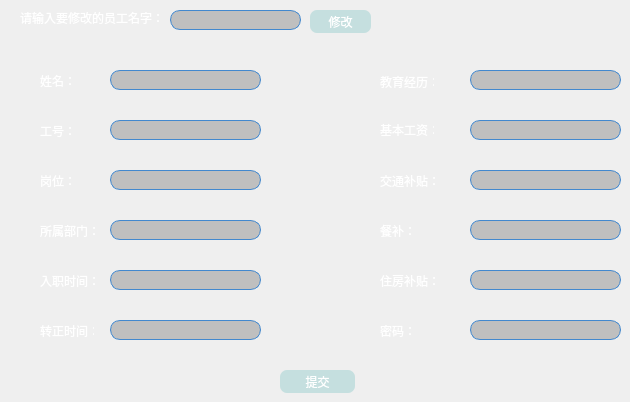
          <widget class="QWidget" name="pb_change_employee_info">
           <widget class="QLineEdit" name="le_choose_employee_name">
            <property name="geometry">
             <rect>
              <x>170</x>
              <y>10</y>
              <width>131</width>
              <height>20</height>
             </rect>
            </property>
            <property name="styleSheet">
             <string notr="true">border-radius: 10px;
border: 1px solid #4288CE;
background:rgba(0,0,0,0.2);
color:#fff;
border-image:none;</string>
            </property>
           </widget>
           <widget class="QLabel" name="lb_info">
            <property name="geometry">
             <rect>
              <x>20</x>
              <y>10</y>
              <width>141</width>
              <height>16</height>
             </rect>
            </property>
            <property name="styleSheet">
             <string notr="true">text-align:center;
color:#fff;
border-image: none;</string>
            </property>
            <property name="text">
             <string>请输入要修改的员工名字：</string>
            </property>
           </widget>
           <widget class="QPushButton" name="pb_choose_is_change">
            <property name="geometry">
             <rect>
              <x>310</x>
              <y>10</y>
              <width>61</width>
              <height>23</height>
             </rect>
            </property>
            <property name="styleSheet">
             <string notr="true">background: rgba(154, 207, 206,0.5);
color: rgb(255, 255, 255);
border:none;
border-radius:7px;
cursor:pointer;
border-image:none;</string>
            </property>
            <property name="text">
             <string>修改</string>
            </property>
           </widget>
           <widget class="QLabel" name="lb_name">
            <property name="geometry">
             <rect>
              <x>40</x>
              <y>70</y>
              <width>61</width>
              <height>21</height>
             </rect>
            </property>
            <property name="styleSheet">
             <string notr="true">text-align:center;
color:#fff;
border-image: none;</string>
            </property>
            <property name="text">
             <string>姓名：</string>
            </property>
           </widget>
           <widget class="QLabel" name="lb_job_id">
            <property name="geometry">
             <rect>
              <x>40</x>
              <y>120</y>
              <width>54</width>
              <height>21</height>
             </rect>
            </property>
            <property name="styleSheet">
             <string notr="true">text-align:center;
color:#fff;
border-image: none;</string>
            </property>
            <property name="text">
             <string>工号：</string>
            </property>
           </widget>
           <widget class="QLabel" name="lb_post">
            <property name="geometry">
             <rect>
              <x>40</x>
              <y>170</y>
              <width>54</width>
              <height>21</height>
             </rect>
            </property>
            <property name="styleSheet">
             <string notr="true">text-align:center;
color:#fff;
border-image: none;</string>
            </property>
            <property name="text">
             <string>岗位：</string>
            </property>
           </widget>
           <widget class="QLabel" name="lb_department">
            <property name="geometry">
             <rect>
              <x>40</x>
              <y>220</y>
              <width>61</width>
              <height>21</height>
             </rect>
            </property>
            <property name="styleSheet">
             <string notr="true">text-align:center;
color:#fff;
border-image: none;</string>
            </property>
            <property name="text">
             <string>所属部门：</string>
            </property>
           </widget>
           <widget class="QLabel" name="lb_entry_time">
            <property name="geometry">
             <rect>
              <x>40</x>
              <y>270</y>
              <width>61</width>
              <height>21</height>
             </rect>
            </property>
            <property name="styleSheet">
             <string notr="true">text-align:center;
color:#fff;
border-image: none;</string>
            </property>
            <property name="text">
             <string>入职时间：</string>
            </property>
           </widget>
           <widget class="QLabel" name="lb_turn_time">
            <property name="geometry">
             <rect>
              <x>40</x>
              <y>320</y>
              <width>54</width>
              <height>21</height>
             </rect>
            </property>
            <property name="styleSheet">
             <string notr="true">text-align:center;
color:#fff;
border-image: none;</string>
            </property>
            <property name="text">
             <string>转正时间：</string>
            </property>
           </widget>
           <widget class="QLabel" name="lb_education">
            <property name="geometry">
             <rect>
              <x>380</x>
              <y>72</y>
              <width>54</width>
              <height>20</height>
             </rect>
            </property>
            <property name="styleSheet">
             <string notr="true">text-align:center;
color:#fff;
border-image: none;</string>
            </property>
            <property name="text">
             <string>教育经历：</string>
            </property>
           </widget>
           <widget class="QLabel" name="lb_basic_wage">
            <property name="geometry">
             <rect>
              <x>380</x>
              <y>120</y>
              <width>54</width>
              <height>20</height>
             </rect>
            </property>
            <property name="styleSheet">
             <string notr="true">text-align:center;
color:#fff;
border-image: none;</string>
            </property>
            <property name="text">
             <string>基本工资：</string>
            </property>
           </widget>
           <widget class="QLabel" name="lb_trasport">
            <property name="geometry">
             <rect>
              <x>380</x>
              <y>170</y>
              <width>61</width>
              <height>21</height>
             </rect>
            </property>
            <property name="styleSheet">
             <string notr="true">text-align:center;
color:#fff;
border-image: none;</string>
            </property>
            <property name="text">
             <string>交通补贴：</string>
            </property>
           </widget>
           <widget class="QLabel" name="lb_food">
            <property name="geometry">
             <rect>
              <x>380</x>
              <y>220</y>
              <width>61</width>
              <height>21</height>
             </rect>
            </property>
            <property name="styleSheet">
             <string notr="true">text-align:center;
color:#fff;
border-image: none;</string>
            </property>
            <property name="text">
             <string>餐补：</string>
            </property>
           </widget>
           <widget class="QLabel" name="lb_house">
            <property name="geometry">
             <rect>
              <x>380</x>
              <y>270</y>
              <width>61</width>
              <height>21</height>
             </rect>
            </property>
            <property name="styleSheet">
             <string notr="true">text-align:center;
color:#fff;
border-image: none;</string>
            </property>
            <property name="text">
             <string>住房补贴：</string>
            </property>
           </widget>
           <widget class="QLabel" name="lb_pwd">
            <property name="geometry">
             <rect>
              <x>380</x>
              <y>320</y>
              <width>61</width>
              <height>21</height>
             </rect>
            </property>
            <property name="styleSheet">
             <string notr="true">text-align:center;
color:#fff;
border-image: none;</string>
            </property>
            <property name="text">
             <string>密码：</string>
            </property>
           </widget>
           <widget class="QLineEdit" name="le_name">
            <property name="geometry">
             <rect>
              <x>110</x>
              <y>70</y>
              <width>151</width>
              <height>20</height>
             </rect>
            </property>
            <property name="styleSheet">
             <string notr="true">border-radius: 10px;
border: 1px solid #4288CE;
background:rgba(0,0,0,0.2);
color:#fff;
border-image:none;</string>
            </property>
           </widget>
           <widget class="QLineEdit" name="le_job_id">
            <property name="geometry">
             <rect>
              <x>110</x>
              <y>120</y>
              <width>151</width>
              <height>20</height>
             </rect>
            </property>
            <property name="styleSheet">
             <string notr="true">border-radius: 10px;
border: 1px solid #4288CE;
background:rgba(0,0,0,0.2);
color:#fff;
border-image:none;</string>
            </property>
           </widget>
           <widget class="QLineEdit" name="le_post">
            <property name="geometry">
             <rect>
              <x>110</x>
              <y>170</y>
              <width>151</width>
              <height>20</height>
             </rect>
            </property>
            <property name="styleSheet">
             <string notr="true">border-radius: 10px;
border: 1px solid #4288CE;
background:rgba(0,0,0,0.2);
color:#fff;
border-image:none;</string>
            </property>
           </widget>
           <widget class="QLineEdit" name="le_department">
            <property name="geometry">
             <rect>
              <x>110</x>
              <y>220</y>
              <width>151</width>
              <height>20</height>
             </rect>
            </property>
            <property name="styleSheet">
             <string notr="true">border-radius: 10px;
border: 1px solid #4288CE;
background:rgba(0,0,0,0.2);
color:#fff;
border-image:none;</string>
            </property>
           </widget>
           <widget class="QLineEdit" name="le_entry_time">
            <property name="geometry">
             <rect>
              <x>110</x>
              <y>270</y>
              <width>151</width>
              <height>20</height>
             </rect>
            </property>
            <property name="styleSheet">
             <string notr="true">border-radius: 10px;
border: 1px solid #4288CE;
background:rgba(0,0,0,0.2);
color:#fff;
border-image:none;</string>
            </property>
           </widget>
           <widget class="QLineEdit" name="le_turn_time">
            <property name="geometry">
             <rect>
              <x>110</x>
              <y>320</y>
              <width>151</width>
              <height>20</height>
             </rect>
            </property>
            <property name="styleSheet">
             <string notr="true">border-radius: 10px;
border: 1px solid #4288CE;
background:rgba(0,0,0,0.2);
color:#fff;
border-image:none;</string>
            </property>
           </widget>
           <widget class="QLineEdit" name="le_education">
            <property name="geometry">
             <rect>
              <x>470</x>
              <y>70</y>
              <width>151</width>
              <height>20</height>
             </rect>
            </property>
            <property name="styleSheet">
             <string notr="true">border-radius: 10px;
border: 1px solid #4288CE;
background:rgba(0,0,0,0.2);
color:#fff;
border-image:none;</string>
            </property>
           </widget>
           <widget class="QLineEdit" name="le_basic_wage">
            <property name="geometry">
             <rect>
              <x>470</x>
              <y>120</y>
              <width>151</width>
              <height>20</height>
             </rect>
            </property>
            <property name="styleSheet">
             <string notr="true">border-radius: 10px;
border: 1px solid #4288CE;
background:rgba(0,0,0,0.2);
color:#fff;
border-image:none;</string>
            </property>
           </widget>
           <widget class="QLineEdit" name="le_transport">
            <property name="geometry">
             <rect>
              <x>470</x>
              <y>170</y>
              <width>151</width>
              <height>20</height>
             </rect>
            </property>
            <property name="styleSheet">
             <string notr="true">border-radius: 10px;
border: 1px solid #4288CE;
background:rgba(0,0,0,0.2);
color:#fff;
border-image:none;</string>
            </property>
           </widget>
           <widget class="QLineEdit" name="le_meal">
            <property name="geometry">
             <rect>
              <x>470</x>
              <y>220</y>
              <width>151</width>
              <height>20</height>
             </rect>
            </property>
            <property name="styleSheet">
             <string notr="true">border-radius: 10px;
border: 1px solid #4288CE;
background:rgba(0,0,0,0.2);
color:#fff;
border-image:none;</string>
            </property>
           </widget>
           <widget class="QLineEdit" name="le_house">
            <property name="geometry">
             <rect>
              <x>470</x>
              <y>270</y>
              <width>151</width>
              <height>20</height>
             </rect>
            </property>
            <property name="styleSheet">
             <string notr="true">border-radius: 10px;
border: 1px solid #4288CE;
background:rgba(0,0,0,0.2);
color:#fff;
border-image:none;</string>
            </property>
           </widget>
           <widget class="QLineEdit" name="le_pwd">
            <property name="geometry">
             <rect>
              <x>470</x>
              <y>320</y>
              <width>151</width>
              <height>20</height>
             </rect>
            </property>
            <property name="styleSheet">
             <string notr="true">border-radius: 10px;
border: 1px solid #4288CE;
background:rgba(0,0,0,0.2);
color:#fff;
border-image:none;</string>
            </property>
           </widget>
           <widget class="QPushButton" name="pb_commit">
            <property name="geometry">
             <rect>
              <x>280</x>
              <y>370</y>
              <width>75</width>
              <height>23</height>
             </rect>
            </property>
            <property name="styleSheet">
             <string notr="true">background: rgba(154, 207, 206,0.5);
color: rgb(255, 255, 255);
border:none;
border-radius:7px;
cursor:pointer;
border-image:none;</string>
            </property>
            <property name="text">
             <string>提交</string>
            </property>
           </widget>
          </widget>
